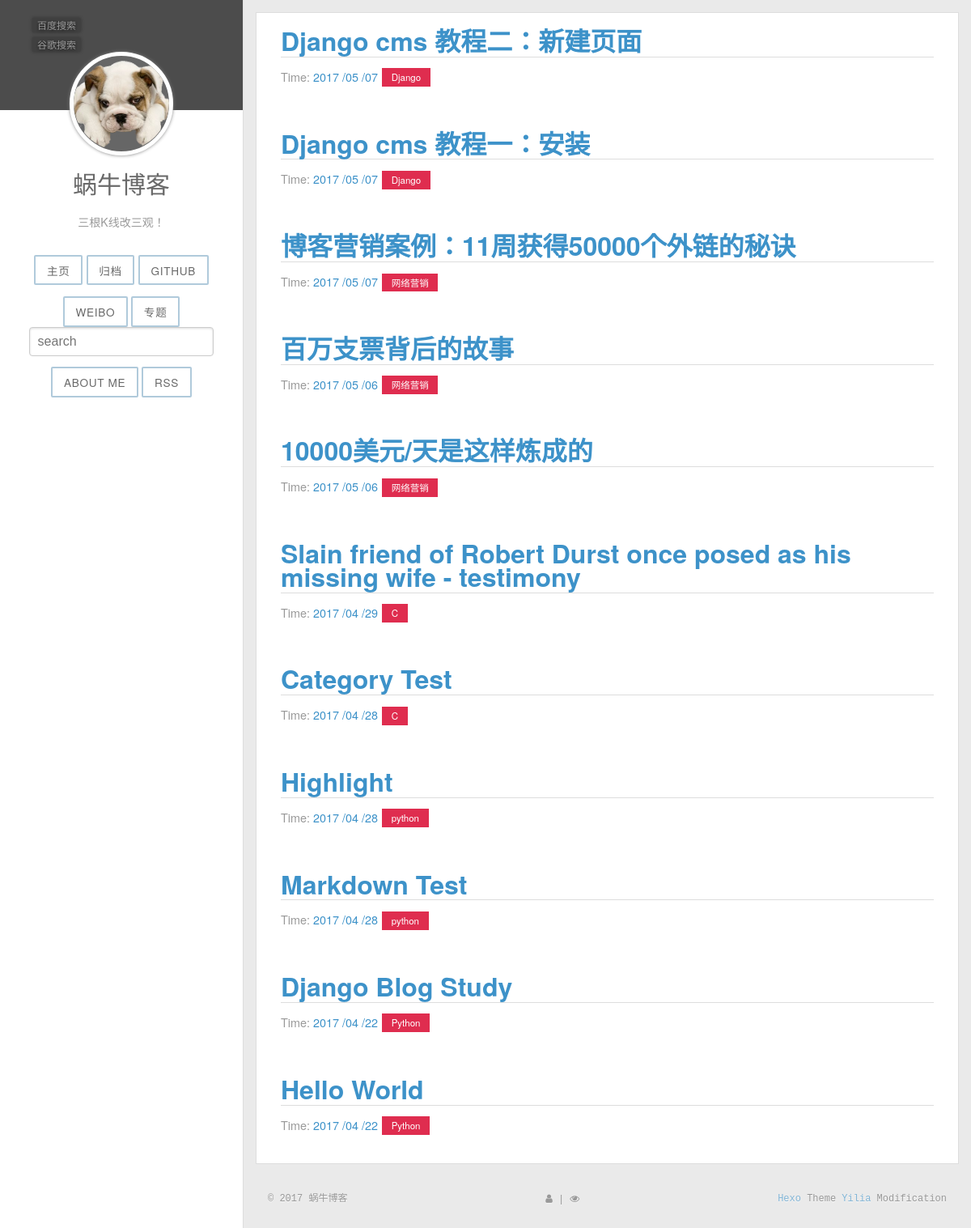
/archives/, run on the app's committed database.
### article/models.py (models this page shows, shortened)
class Article(models.Model) :
    title = models.CharField(max_length = 100)  #博客题目
    category = models.CharField(max_length = 50, blank = True)  #博客标签
    date_time = models.DateTimeField(auto_now_add = True)  #博客日期
    content = models.TextField(blank = True, null = True)  #博客文章正文
    class Meta:  #按时间下降排序
        ordering = ['-date_time']

### article/views.py (the view)
# urls.py: url(r'^archives/$', views.archives, name = 'archives'),
def archives(request) :
    try:
        post_list = Article.objects.all()
    except Article.DoesNotExist :
        raise Http404
    return render(request, 'archives.html', {'post_list' : post_list,
                                            'error' : False})

### templates/archives.html
{% extends "base.html" %}
{% block content %}
<div class="posts">
    {% if error %}
	     <h2 class="post-title">NOT Found</a></h2>
    {% else %}
    {% for post in post_list %}
        <section class="post">
            <header class="post-header">
                <h2 class="post-title"><a href="{% url "detail" id=post.id %}">{{ post.title }}</a></h2>
                    <p class="post-meta">
                        Time:  <a class="post-author" href="#">{{ post.date_time |date:"Y /m /d"}}</a> <a class="post-category post-category-js" href="{% url "search_tag" tag=post.category %}">{{ post.category }}</a>
                    </p>
            </header>
        </section>
    {% endfor %}
	{% endif %}
</div>
{% endblock %}

### templates/base.html (shortened to what this page needs)
<!DOCTYPE html>
<html>
<head>
  {% load static %}
  <link rel="stylesheet" href="{% static 'css/style.css' %}">
  <link rel="stylesheet" href="//cdn.bootcss.com/font-awesome/4.7.0/css/font-awesome.min.css">
  <link rel="stylesheet" href="{% static 'css/pure-min.css' %}">
  <link rel="stylesheet" href="{% static 'css/grids-responsive-min.css' %}">
  <link rel="stylesheet" href="{% static 'css/blog.css' %}">
  <link rel="stylesheet" href="{% static 'css/monokai.css' %}">
</head>
<body>
  <div id="container">
    <div class="left-col">
<ul class="menu">
    <li class="item"><a href="javascript:void(0)" id="baidu-search-button">百度搜索</a></li>
    <li class="item"><a href="javascript:void(0)" id="google-search-button">谷歌搜索</a></li>
</ul>
<div class="intrude-less">
	<header id="header" class="inner">
		<a href="/" class="profilepic">
			<img src="{% static 'img/dog.png' %}" class="js-avatar" style="width: 100%;height: 100%;opacity: 1;">
		</a>
		<hgroup>
		  <h1 class="header-author"><a href="/sitemap">蜗牛博客</a></h1>
		</hgroup>
		<p class="header-subtitle">三根K线改三观！</p>
			<nav class="nav">
                <ul class="nav-list">
                    <li class="nav-item">
                        <a class="button-success pure-button" href="/">主页</a>
                    </li>
                    <li class="nav-item">
                        <a class="button-success pure-button" href="{% url 'archives' %}">归档</a>
                    </li>
                    <li class="nav-item">
                        <a class="pure-button" href="https://github.com/Andrew-liu/my_blog_tutorial">Github</a>
                    </li>
                    <li class="nav-item">
                        <a class="button-error pure-button" href="http://weibo.com/dinosaurliu">Weibo</a>
                    </li>
                    <li class="nav-item">
                        <a class="button-success pure-button" href="/">专题</a>
                    </li>
					 <li>
                    <form class="pure-form" action="/search/" method="get">
                    <input class="pure-input-3-3" type="text" name="s" placeholder="search">
                    </form>
                    </li>
                    <li class="nav-item">
                        <a class="button-success pure-button" href="{% url 'about_me' %}">About Me</a>
                    </li>
					<li class="nav-item">
                        <a class="button-success pure-button" href="{% url 'RSS' %}">RSS</a>
                    </li>
                </ul>
            </nav>
	</header>
</div>
    </div>
    <div class="mid-col">
      <div class="body-wrap">
<article id="post-fe-ztree-drag" class="article article-type-post" itemscope itemprop="blogPost">
     <div class="article-entry" itemprop="articleBody">
        {% block content %}
        {% endblock %}
	 </div>
</article>
</div>
      <footer id="footer">
    <div class="outer">
        <div id="footer-info">
            <div class="footer-left">
                &copy;
                2017
                    蜗牛博客
            </div>
            <div class="footer-right">
                <a href="http://hexo.io/" target="_blank">Hexo</a> Theme <a href="https://github.com/litten/hexo-theme-yilia" target="_blank">Yilia</a> Modification
            </div>
        </div>
        <div class="visit">
            <span id="busuanzi_container_site_pv" style="display: inline;">
                <span id="site-visit" title="本站到访数"><i class="fa fa-user" aria-hidden="true"></i>
                </span>
            </span>
            <span>| </span>
            <span id="busuanzi_container_page_pv" style="display: inline;">
                <span id="page-visit" title="本页阅读量"><i class="fa fa-eye" aria-hidden="true"></i>
                </span>
            </span>
        </div>
    </div>
</footer>
    </div>
  <link rel="stylesheet" href="/fancybox/jquery.fancybox.css">
  </div>
</body>
</html>

### article/static/css/style.css (style rules this page uses)
body { width: 100%; }
body:before, body:after { content: ""; display: table; }
body:after { clear: both; }
html, body, div, span, applet, object, iframe, h1, h2, h3, h4, h5, h6, p, blockquote, pre, a, abbr, acronym, address, big, cite, code, del, dfn, em, img, ins, kbd, q, s, samp, small, strike, strong, sub, sup, tt, var, dl, dt, dd, ol, ul, li, fieldset, form, label, legend, table, caption, tbody, tfoot, thead, tr, th, td { margin: 0; padding: 0; border: 0; outline: 0; font-weight: inherit; font-style: inherit; font-family: inherit; font-size: 100%; vertical-align: baseline; }
body { line-height: 1; color: #000; background: #fff; }
ol, ul { list-style: none; }
a img { border: none; }
ul { list-style: none; }
input, button { margin: 0; padding: 0; }
html, body, #container { height: 100%; }
body { font-family: "微软雅黑", "HelveticaNeue-Light", "Helvetica Neue Light", "Helvetica Neue", Helvetica, Arial, sans-serif; font-size: 16px; background: #fff; color: rgba(0,0,0,0.6); -webkit-overflow-scrolling: touch; }
h1, h2, h3 { display: block; }
h1 { font-size: 1.5em; }
h2 { font-size: 1.3em; }
a { text-decoration: none; outline-width: 0; color: #258fb8; outline: none; }
.inner { width: 1000px; margin: 0 auto; }
#container { position: relative; min-height: 100%; }
#container .left-col { background: #fff; width: 300px; position: fixed; opacity: 1; -webkit-transition: all 0.2s ease-in; -moz-transition: all 0.2s ease-in; -ms-transition: all 0.2s ease-in; transition: all 0.2s ease-in; height: 100%; }
#container .left-col .intrude-less { width: 76%; text-align: center; margin: 64px auto 0; }
#container .left-col .menu { list-style: none; position: fixed; top: 0px; left: 0px; }
#container .left-col .menu .item { margin-top: 6px; background: rgba(0,0,0,0.15); -webkit-border-radius: 0px 2px 2px 0px; border-radius: 0px 2px 2px 0px; font-size: 12px; padding: 3px 6px; -webkit-transition: all 0.2s; -moz-transition: all 0.2s; -ms-transition: all 0.2s; transition: all 0.2s; -webkit-box-shadow: 0 0 4px rgba(0,0,0,0.3); box-shadow: 0 0 4px rgba(0,0,0,0.3); }
#container .left-col .menu .item a { color: #999 !important; text-shadow: 0 1px 4px rgba(0,0,0,0.7); }
#container .mid-col { position: absolute; right: 0; min-height: 100%; background: #eaeaea; left: 300px; width: auto; border-left: 1px solid #ddd; }
.header-author { text-align: center; margin: 0.67em 0; font-size: 30px; -webkit-transition: 0.3s; -moz-transition: 0.3s; -ms-transition: 0.3s; transition: 0.3s; }
#header { width: 100%; }
#header a { color: #696969; }
#header .profilepic { text-align: center; display: block; border: 5px solid #fff; -webkit-border-radius: 300px; border-radius: 300px; width: 128px; height: 128px; margin: 0 auto; position: relative; overflow: hidden; background: #666; -webkit-box-shadow: 0 0 4px #808080; box-shadow: 0 0 4px #808080; -webkit-transition: all 0.2s ease-in; display: -webkit-box; -webkit-box-orient: horizontal; -webkit-box-pack: center; -webkit-box-align: center; text-align: center; }
#header .profilepic img { width: 20%; height: 20%; -webkit-border-radius: 300px; border-radius: 300px; opacity: 0; -webkit-transition: all 0.2s ease-in; }
#header .header-subtitle { text-align: center; color: #999; font-size: 14px; line-height: 25px; overflow: hidden; text-overflow: ellipsis; display: -webkit-box; -webkit-line-clamp: 2; -webkit-box-orient: vertical; }
.body-wrap { margin-bottom: 80px; }
.article { margin: 15px; position: relative; border: 1px solid #ddd; background: #fff; -webkit-transition: all 0.2s ease-in; }
.article-entry { line-height: 1.8em; padding-right: 30px; padding-left: 30px; }
.article-entry p { margin-top: 10px; }
.article-entry h2 { margin-top: 20px; font-weight: bold; color: #666; padding-bottom: 5px; border-bottom: 1px solid #ddd; }
#footer { font-size: 12px; font-family: Menlo, Monaco, "Andale Mono", "lucida console", "Courier New", monospace; text-shadow: 0 1px #fff; position: absolute; bottom: 30px; opacity: 0.6; width: 100%; text-align: center; }
#footer .outer { padding: 0 30px; }
.footer-left { float: left; }
.footer-right { float: right; }

### data on the page
Article: title "Django cms 教程二：新建页面", date_time "2017 /05 /07", category "Django"
Article: title "Django cms 教程一：安装", date_time "2017 /05 /07", category "Django"
Article: title "博客营销案例：11周获得50000个外链的秘诀", date_time "2017 /05 /07", category "网络营销"
Article: title "百万支票背后的故事", date_time "2017 /05 /06", category "网络营销"
Article: title "10000美元/天是这样炼成的", date_time "2017 /05 /06", category "网络营销"
Article: title "Slain friend of Robert Durst once posed as his missing wife - testimony", date_time "2017 /04 /29", category "C"
Article: title "Category Test", date_time "2017 /04 /28", category "C"
Article: title "Highlight", date_time "2017 /04 /28", category "python"
Article: title "Markdown Test", date_time "2017 /04 /28", category "python"
Article: title "Django Blog Study", date_time "2017 /04 /22", category "Python"
Article: title "Hello World", date_time "2017 /04 /22", category "Python"
